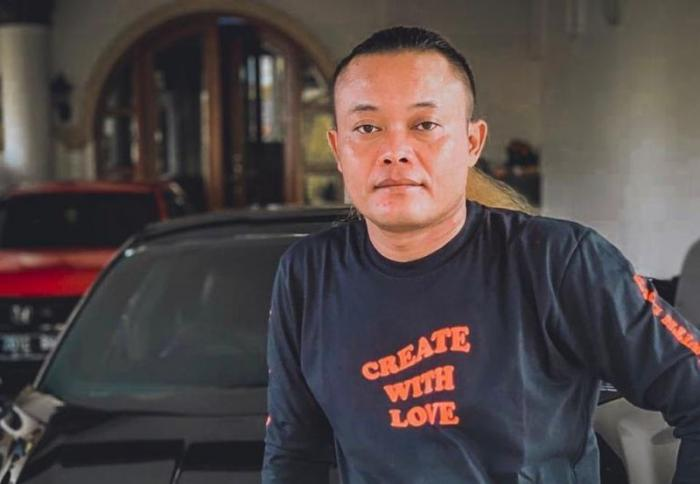
#> input picture image_manual/1.2.jpg, 700 x 484 px; its folder holds only this picture in this run
$ python image_manual.py
#> lines starting #> are read from the running program, lines starting #| are printed output that depends on the picture
import cv2
import os

input_folder = "image_manual"
output_folder = "dataset"

faceDeteksi = cv2.CascadeClassifier("haarcascade_frontalface_default.xml")

for filename in os.listdir(input_folder):
    if filename.endswith(".jpg") or filename.endswith(".png"): # Ganti ekstensi jika diperlukan
        image_path = os.path.join(input_folder, filename)
        image = cv2.imread(image_path)
#> image is the input picture: shape (484, 700, 3); mean B, G, R 70.9, 71.3, 81.3
        gray = cv2.cvtColor(image, cv2.COLOR_BGR2GRAY)
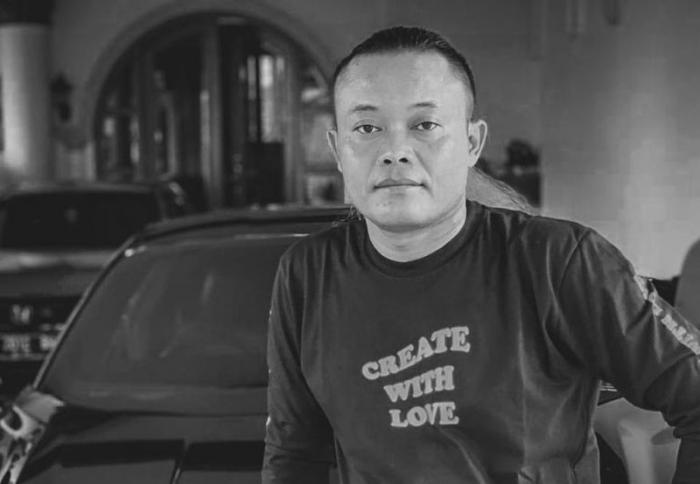
#> gray: shape (484, 700); min 18, max 208, mean 74.3

        # Deteksi wajah
        faces = faceDeteksi.detectMultiScale(gray, 1.3, 5)
#> faces = [[312, 54, 174, 174]]

        for idx, (x, y, w, h) in enumerate(faces):
            # Potong gambar sesuai kotak hijau
            face_image = image[y:y+h, x:x+w]

            # Ubah gambar menjadi skala abu-abu
            face_gray = cv2.cvtColor(face_image, cv2.COLOR_BGR2GRAY)

            # Simpan gambar hasil dengan kotak hijau ke folder output
            output_path = os.path.join(output_folder, filename)
            cv2.imwrite(output_path, face_gray)
#> this loop made 1 pass
#> pass 1, `face_image = image[y:y+h, x:x+w]`:
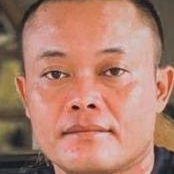
#> face_image: shape (174, 174, 3); mean B, G, R 109.5, 127, 176.1
#> pass 1, `face_gray = cv2.cvtColor(face_image, cv2.COLOR_BGR2GRAY)`:
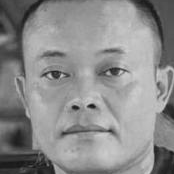
#> face_gray: shape (174, 174); min 20, max 208, mean 139.7

$ run again, on image_manual/1.6.jpg
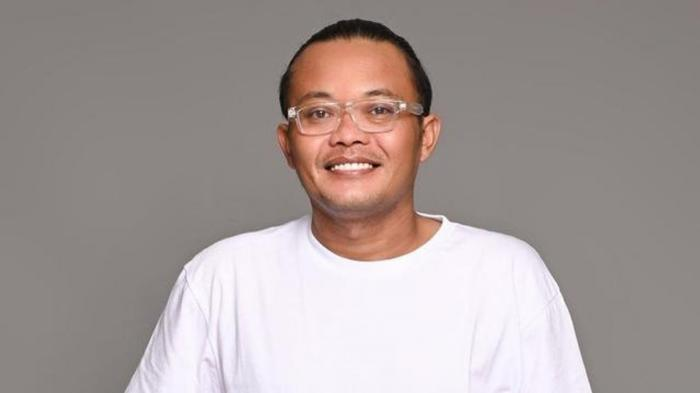
#> input picture image_manual/1.6.jpg, 700 x 393 px
#> image is the input picture: shape (393, 700, 3); mean B, G, R 152.8, 154.9, 165.4
#> faces = [[275, 49, 158, 158]]
#> the loop `for idx, (x, y, w, h) in enumerate(faces):` made 1 pass
#> pass 1, `face_image = image[y:y+h, x:x+w]`:
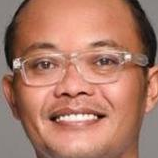
#> face_image: shape (158, 158, 3); mean B, G, R 104, 122.4, 173.7
#> pass 1, `face_gray = cv2.cvtColor(face_image, cv2.COLOR_BGR2GRAY)`:
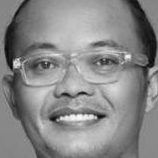
#> face_gray: shape (158, 158); min 5, max 248, mean 135.7

$ run again, on image_manual/2.1.jpg
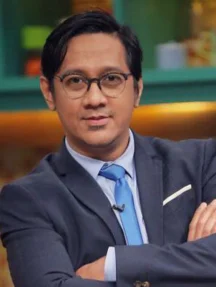
#> input picture image_manual/2.1.jpg, 216 x 287 px
#> image is the input picture: shape (287, 216, 3); mean B, G, R 76.7, 79.4, 87.8
#> `gray = cv2.cvtColor(image, cv2.COLOR_BGR2GRAY)`:
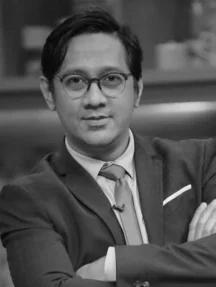
#> gray: shape (287, 216); min 4, max 244, mean 81.6
#> faces = [[44, 40, 101, 101]]
#> the loop `for idx, (x, y, w, h) in enumerate(faces):` made 1 pass
#> pass 1, `face_gray = cv2.cvtColor(face_image, cv2.COLOR_BGR2GRAY)`:
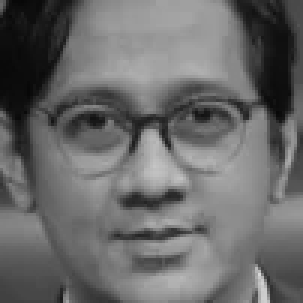
#> face_gray: shape (101, 101) (shown 3 times larger); min 7, max 215, mean 105.2

$ run again, on image_manual/2.2.jpg
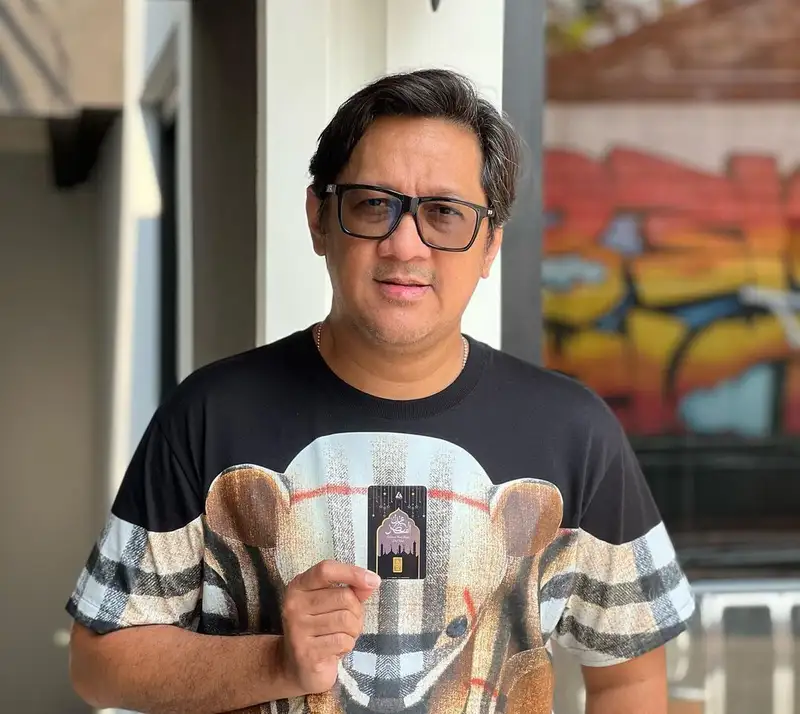
#> input picture image_manual/2.2.jpg, 800 x 714 px
#> image is the input picture: shape (714, 800, 3); mean B, G, R 102.4, 115.6, 132
#> `gray = cv2.cvtColor(image, cv2.COLOR_BGR2GRAY)`:
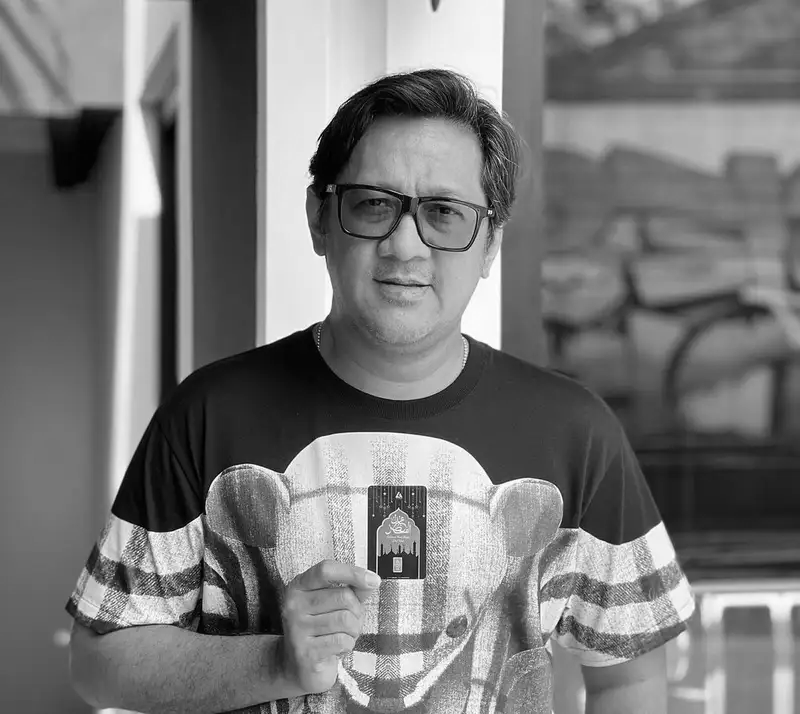
#> gray: shape (714, 800); min 0, max 255, mean 119
#> faces = [[304, 132, 211, 211]]
#> the loop `for idx, (x, y, w, h) in enumerate(faces):` made 1 pass
#> pass 1, `face_gray = cv2.cvtColor(face_image, cv2.COLOR_BGR2GRAY)`:
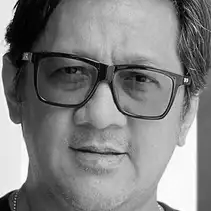
#> face_gray: shape (211, 211); min 0, max 255, mean 129.1

$ run again, on image_manual/1.3.jpg
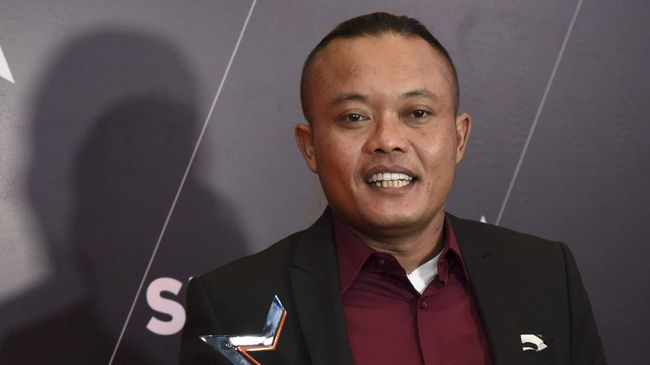
#> input picture image_manual/1.3.jpg, 650 x 365 px
#> image is the input picture: shape (365, 650, 3); mean B, G, R 74, 71, 84.6
#> `gray = cv2.cvtColor(image, cv2.COLOR_BGR2GRAY)`:
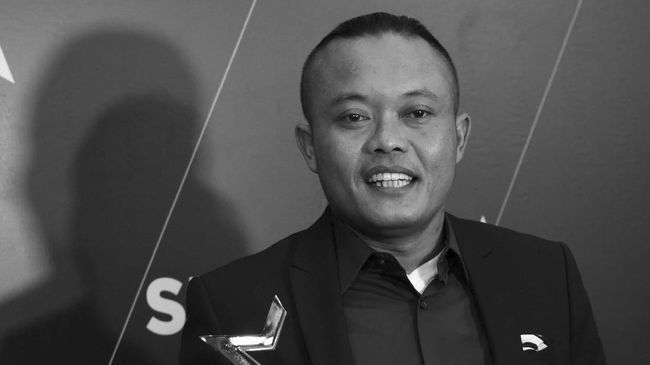
#> gray: shape (365, 650); min 1, max 255, mean 75.4
#> faces = [[310, 51, 160, 160]]
#> the loop `for idx, (x, y, w, h) in enumerate(faces):` made 1 pass
#> pass 1, `face_gray = cv2.cvtColor(face_image, cv2.COLOR_BGR2GRAY)`:
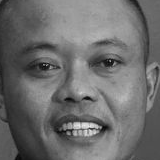
#> face_gray: shape (160, 160); min 6, max 235, mean 108.7
